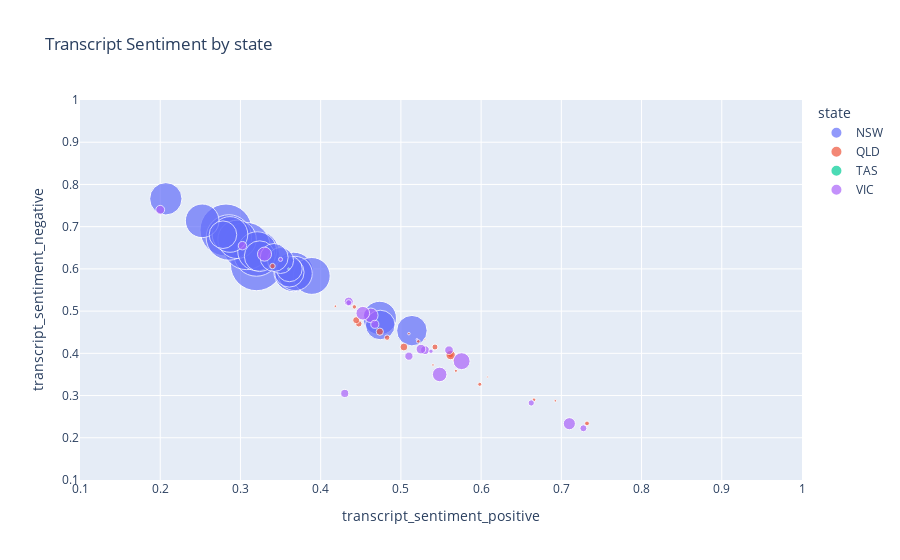

The cell this chart's notebook holds for it:
### Markdown cell above
<b>Summary</b>

This section provides an analysis on the overall sentiment from the state press conferences and twitter. The twitter data included was based on the following keywords: vaccines and covid.
The comparisons made are between press conference sentiment between states (ie. in what sentiment are press conferences delivered by each state). We also look at how case numbers may affect the press conference sentiment. 

<b>Press conference sentiment by State</b>

This bubble chart shows the negative vs positive sentiment of press conferences per state. The size of the bubble indicates number of daily covid cases. This analysis tried to determine the ‘clarity’ of press conference messaging to the public. Either high negative or high positive scores are ‘good’ as they indicate clarity in sentiment and overall message delivery. The area is the middle indicates neutral sentiment and could be perceived as unclear messaging.

### Code cell
fig = px.scatter(data, x = "transcript_sentiment_positive", y = 'transcript_sentiment_negative', 
                 color = "state", size = "daily_newcase", size_max = 50, range_x=[0.1, 1.0], range_y=[0.1, 1.0],
                title = "Transcript Sentiment by state")
fig.show()

### Figure 1 — Plotly figure (JSON) as saved in the notebook; plotly's stock layout.template omitted (floating-point values rounded to 4 significant figures)
{"data": [{"hovertemplate": "state=NSW<br>transcript_sentiment_positive=%{x}<br>transcript_sentiment_negative=%{y}<br>daily_newcase=%{marker.size}<extra></extra>", "legendgroup": "NSW", "marker": {"color": "#636efa", "size": [1487, 1534, 1432, 1288, 1118, 1168, 1293, 1221, 1036, 885, 1034, 921, 755, 818, 830, 832, 646, 684, 634, 454, 480, 417, 467, 391, 347, 344, 360, 285, 268, 321, 291, 268, 234, 202, 209, 241], "sizemode": "area", "sizeref": 0.6136, "symbol": "circle"}, "mode": "markers", "name": "NSW", "orientation": "v", "showlegend": true, "type": "scatter", "x": [null, null, null, null, null, null, null, null, null, null, null, null, null, null, 0.282, 0.32, 0.32, 0.3075, 0.2856, 0.2958, 0.3664, 0.3889, 0.3209, 0.2869, 0.2523, 0.4736, 0.3682, 0.5138, 0.4743, 0.207, 0.324, 0.3609, 0.2782, 0.361, 0.35, 0.342], "xaxis": "x", "y": [null, null, null, null, null, null, null, null, null, null, null, null, null, null, 0.692, 0.61, 0.6369, 0.6542, 0.6744, 0.67, 0.5927, 0.5833, 0.6418, 0.6815, 0.7138, 0.4836, 0.5891, 0.4537, 0.4671, 0.766, 0.63, 0.5918, 0.6809, 0.6, 0.62, 0.627], "yaxis": "y"}, {"hovertemplate": "state=QLD<br>transcript_sentiment_positive=%{x}<br>transcript_sentiment_negative=%{y}<br>daily_newcase=%{marker.size}<extra></extra>", "legendgroup": "QLD", "marker": {"color": "#EF553B", "size": [1, 2, 0, 2, 1, 0, 2, 1, 4, 1, 2, 0, 6, 2, 0, 2, 1, 0, 4, 2, 0, 1, 7, 8, 11, 4, 3, 5, 9, 13, 10, 27, 19, 16, 15, 9], "sizemode": "area", "sizeref": 0.6136, "symbol": "circle"}, "mode": "markers", "name": "QLD", "orientation": "v", "showlegend": true, "type": "scatter", "x": [null, null, null, null, null, null, 0.4183, 0.665, null, 0.608, 0.54, 0.526, 0.442, 0.51, 0.495, 0.566, 0.53, 0.6333, 0.5217, 0.6925, 0.4786, 0.732, 0.732, 0.56, 0.5425, 0.666, 0.5686, 0.5983, 0.4829, 0.4475, 0.562, 0.562, 0.5038, 0.4738, 0.4443, 0.34], "xaxis": "x", "y": [null, null, null, null, null, null, 0.5117, 0.2925, null, 0.344, 0.3725, 0.432, 0.51, 0.4467, 0.4167, 0.384, 0.4333, 0.3267, 0.4283, 0.2875, 0.4886, 0.234, 0.234, 0.398, 0.415, 0.29, 0.3586, 0.3267, 0.4371, 0.47, 0.396, 0.396, 0.415, 0.4512, 0.4786, 0.6067], "yaxis": "y"}, {"hovertemplate": "state=TAS<br>transcript_sentiment_positive=%{x}<br>transcript_sentiment_negative=%{y}<br>daily_newcase=%{marker.size}<extra></extra>", "legendgroup": "TAS", "marker": {"color": "#00cc96", "size": [0, 0, 0, 0, 0, 0, 0, 0, 0, 0, 0, 0, 0, 0, 0, 0, 0, 0, 0, 0, 0, 0, 0, 0, 0, 0, 0, 0, 0, 0, 0, 1, 0, 0, 0, 0], "sizemode": "area", "sizeref": 0.6136, "symbol": "circle"}, "mode": "markers", "name": "TAS", "orientation": "v", "showlegend": true, "type": "scatter", "x": [null, null, null, null, null, null, null, null, null, 0.585, null, null, null, null, null, null, 0.3033, null, null, null, null, null, null, 0.58, null, 0.4333, null, 0.255, 0.39, 0.135, 0.31, 0.36, null, null, 0.315, null], "xaxis": "x", "y": [null, null, null, null, null, null, null, null, null, 0.31, null, null, null, null, null, null, 0.3867, null, null, null, null, null, null, 0.33, null, 0.48, null, 0.68, 0.505, 0.815, 0.62, 0.6, null, null, 0.645, null], "yaxis": "y"}, {"hovertemplate": "state=VIC<br>transcript_sentiment_positive=%{x}<br>transcript_sentiment_negative=%{y}<br>daily_newcase=%{marker.size}<extra></extra>", "legendgroup": "VIC", "marker": {"color": "#ab63fa", "size": [183, 189, 208, 175, 119, 73, 72, 88, 64, 79, 79, 45, 48, 65, 65, 61, 56, 57, 24, 24, 22, 25, 21, 15, 23, 20, 20, 11, 12, 29, 6, 6, 1, 5, 2, 4], "sizemode": "area", "sizeref": 0.6136, "symbol": "circle"}, "mode": "markers", "name": "VIC", "orientation": "v", "showlegend": true, "type": "scatter", "x": [null, null, null, null, null, null, null, 0.5757, null, null, null, 0.71, null, 0.4625, 0.5483, 0.33, null, 0.4525, 0.53, 0.2, 0.3025, 0.435, 0.51, 0.7275, 0.56, 0.4675, 0.43, 0.435, 0.6625, 0.525, null, 0.5375, 0.52, 0.35, null, null], "xaxis": "x", "y": [null, null, null, null, null, null, null, 0.3814, null, null, null, 0.2333, null, 0.49, 0.35, 0.635, null, 0.495, 0.4075, 0.74, 0.655, 0.5225, 0.3933, 0.2225, 0.4075, 0.4688, 0.305, 0.52, 0.2825, 0.41, null, 0.405, 0.4333, 0.6225, null, null], "yaxis": "y"}], "layout": {"legend": {"itemsizing": "constant", "title": {"text": "state"}, "tracegroupgap": 0}, "title": {"text": "Transcript Sentiment by state"}, "xaxis": {"anchor": "y", "domain": [0, 1], "range": [0.1, 1], "title": {"text": "transcript_sentiment_positive"}}, "yaxis": {"anchor": "x", "domain": [0, 1], "range": [0.1, 1], "title": {"text": "transcript_sentiment_negative"}}}}
